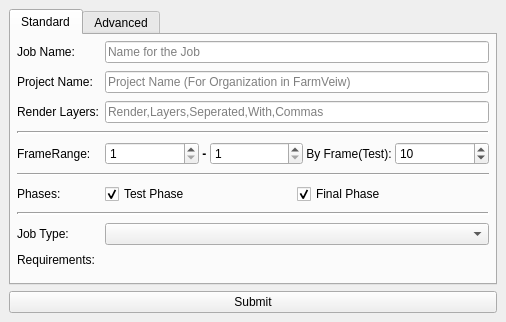
<?xml version="1.0" encoding="UTF-8"?>
<ui version="4.0">
 <class>MainWindow</class>
 <widget class="QMainWindow" name="MainWindow">
  <property name="geometry">
   <rect>
    <x>0</x>
    <y>0</y>
    <width>506</width>
    <height>320</height>
   </rect>
  </property>
  <property name="sizePolicy">
   <sizepolicy hsizetype="Fixed" vsizetype="Fixed">
    <horstretch>0</horstretch>
    <verstretch>0</verstretch>
   </sizepolicy>
  </property>
  <property name="windowTitle">
   <string>Submitter Main</string>
  </property>
  <widget class="QWidget" name="centralwidget">
   <property name="sizePolicy">
    <sizepolicy hsizetype="Minimum" vsizetype="Minimum">
     <horstretch>0</horstretch>
     <verstretch>0</verstretch>
    </sizepolicy>
   </property>
   <layout class="QVBoxLayout" name="verticalLayout">
    <item>
     <widget class="QTabWidget" name="tabWidget">
      <property name="currentIndex">
       <number>0</number>
      </property>
      <widget class="QWidget" name="standardTab">
       <property name="sizePolicy">
        <sizepolicy hsizetype="Expanding" vsizetype="Expanding">
         <horstretch>0</horstretch>
         <verstretch>0</verstretch>
        </sizepolicy>
       </property>
       <attribute name="title">
        <string>Standard</string>
       </attribute>
       <layout class="QFormLayout" name="formLayout">
        <property name="fieldGrowthPolicy">
         <enum>QFormLayout::AllNonFixedFieldsGrow</enum>
        </property>
        <property name="horizontalSpacing">
         <number>6</number>
        </property>
        <property name="verticalSpacing">
         <number>8</number>
        </property>
        <property name="margin">
         <number>6</number>
        </property>
        <item row="0" column="0">
         <widget class="QLabel" name="niceNameLabel">
          <property name="text">
           <string>Job Name:</string>
          </property>
          <property name="buddy">
           <cstring>niceNameLineEdit</cstring>
          </property>
         </widget>
        </item>
        <item row="0" column="1">
         <widget class="QLineEdit" name="niceNameLineEdit">
          <property name="text">
           <string/>
          </property>
          <property name="placeholderText">
           <string>Name for the Job</string>
          </property>
         </widget>
        </item>
        <item row="1" column="0">
         <widget class="QLabel" name="projectNameLabel">
          <property name="text">
           <string>Project Name:</string>
          </property>
         </widget>
        </item>
        <item row="1" column="1">
         <widget class="QLineEdit" name="projectNameLineEdit">
          <property name="placeholderText">
           <string>Project Name (For Organization in FarmVeiw)</string>
          </property>
         </widget>
        </item>
        <item row="2" column="0">
         <widget class="QLabel" name="renderLayersLabel">
          <property name="text">
           <string>Render Layers:</string>
          </property>
          <property name="buddy">
           <cstring>renderLayersLineEdit</cstring>
          </property>
         </widget>
        </item>
        <item row="2" column="1">
         <widget class="QLineEdit" name="renderLayersLineEdit">
          <property name="placeholderText">
           <string>Render,Layers,Seperated,With,Commas</string>
          </property>
         </widget>
        </item>
        <item row="4" column="0" colspan="2">
         <widget class="Line" name="line_2">
          <property name="lineWidth">
           <number>2</number>
          </property>
          <property name="orientation">
           <enum>Qt::Horizontal</enum>
          </property>
         </widget>
        </item>
        <item row="5" column="0">
         <widget class="QLabel" name="startFrameLabel">
          <property name="text">
           <string>FrameRange:</string>
          </property>
          <property name="buddy">
           <cstring>startSpinBox</cstring>
          </property>
         </widget>
        </item>
        <item row="5" column="1">
         <layout class="QGridLayout" name="gridLayout" columnstretch="1,0,0,0,0">
          <item row="0" column="3">
           <widget class="QLabel" name="label">
            <property name="text">
             <string> By Frame(Test): </string>
            </property>
           </widget>
          </item>
          <item row="0" column="0">
           <widget class="QSpinBox" name="startSpinBox">
            <property name="sizePolicy">
             <sizepolicy hsizetype="Minimum" vsizetype="Fixed">
              <horstretch>1</horstretch>
              <verstretch>0</verstretch>
             </sizepolicy>
            </property>
            <property name="accelerated">
             <bool>true</bool>
            </property>
            <property name="minimum">
             <number>1</number>
            </property>
            <property name="maximum">
             <number>99999</number>
            </property>
           </widget>
          </item>
          <item row="0" column="1">
           <widget class="QLabel" name="sepLabel">
            <property name="sizePolicy">
             <sizepolicy hsizetype="Minimum" vsizetype="Preferred">
              <horstretch>0</horstretch>
              <verstretch>0</verstretch>
             </sizepolicy>
            </property>
            <property name="font">
             <font>
              <weight>75</weight>
              <bold>true</bold>
             </font>
            </property>
            <property name="text">
             <string> - </string>
            </property>
            <property name="scaledContents">
             <bool>false</bool>
            </property>
            <property name="wordWrap">
             <bool>false</bool>
            </property>
           </widget>
          </item>
          <item row="0" column="4">
           <widget class="QSpinBox" name="testFramesSpinBox">
            <property name="sizePolicy">
             <sizepolicy hsizetype="Minimum" vsizetype="Fixed">
              <horstretch>1</horstretch>
              <verstretch>0</verstretch>
             </sizepolicy>
            </property>
            <property name="accelerated">
             <bool>true</bool>
            </property>
            <property name="minimum">
             <number>1</number>
            </property>
            <property name="maximum">
             <number>999</number>
            </property>
            <property name="value">
             <number>10</number>
            </property>
           </widget>
          </item>
          <item row="0" column="2">
           <widget class="QSpinBox" name="endSpinBox">
            <property name="sizePolicy">
             <sizepolicy hsizetype="Minimum" vsizetype="Fixed">
              <horstretch>1</horstretch>
              <verstretch>0</verstretch>
             </sizepolicy>
            </property>
            <property name="accelerated">
             <bool>true</bool>
            </property>
            <property name="minimum">
             <number>1</number>
            </property>
            <property name="maximum">
             <number>99999</number>
            </property>
           </widget>
          </item>
         </layout>
        </item>
        <item row="6" column="0" colspan="2">
         <widget class="Line" name="line_6">
          <property name="orientation">
           <enum>Qt::Horizontal</enum>
          </property>
         </widget>
        </item>
        <item row="7" column="0">
         <widget class="QLabel" name="phasesLabel">
          <property name="text">
           <string>Phases:</string>
          </property>
          <property name="buddy">
           <cstring>testCheckBox</cstring>
          </property>
         </widget>
        </item>
        <item row="7" column="1">
         <layout class="QHBoxLayout" name="phaseLayout">
          <item>
           <widget class="QCheckBox" name="testCheckBox">
            <property name="text">
             <string>Test Phase</string>
            </property>
            <property name="checked">
             <bool>true</bool>
            </property>
           </widget>
          </item>
          <item>
           <widget class="QCheckBox" name="finalCheckBox">
            <property name="text">
             <string>Final Phase</string>
            </property>
            <property name="checked">
             <bool>true</bool>
            </property>
           </widget>
          </item>
         </layout>
        </item>
        <item row="8" column="0" colspan="2">
         <widget class="Line" name="line_3">
          <property name="lineWidth">
           <number>2</number>
          </property>
          <property name="orientation">
           <enum>Qt::Horizontal</enum>
          </property>
         </widget>
        </item>
        <item row="9" column="0">
         <widget class="QLabel" name="jobTypeLabel">
          <property name="text">
           <string>Job Type:</string>
          </property>
         </widget>
        </item>
        <item row="10" column="0">
         <widget class="QLabel" name="requirementsLabel">
          <property name="text">
           <string>Requirements:</string>
          </property>
         </widget>
        </item>
        <item row="10" column="1">
         <layout class="QGridLayout" name="reqsGrid"/>
        </item>
        <item row="9" column="1">
         <widget class="QComboBox" name="jobTypeComboBox"/>
        </item>
       </layout>
      </widget>
      <widget class="QWidget" name="advancedTab">
       <attribute name="title">
        <string>Advanced</string>
       </attribute>
       <layout class="QFormLayout" name="formLayout_2">
        <property name="fieldGrowthPolicy">
         <enum>QFormLayout::AllNonFixedFieldsGrow</enum>
        </property>
        <item row="0" column="0">
         <widget class="QLabel" name="sceneLabel">
          <property name="text">
           <string>Scene:</string>
          </property>
         </widget>
        </item>
        <item row="0" column="1">
         <layout class="QGridLayout" name="sceneLayout">
          <item row="0" column="1">
           <widget class="QPushButton" name="sceneButton">
            <property name="text">
             <string>Browse</string>
            </property>
           </widget>
          </item>
          <item row="0" column="0">
           <widget class="QLineEdit" name="sceneLineEdit">
            <property name="placeholderText">
             <string>Scene File</string>
            </property>
           </widget>
          </item>
         </layout>
        </item>
        <item row="1" column="0">
         <widget class="QLabel" name="projLabel">
          <property name="text">
           <string>Maya Proj:</string>
          </property>
         </widget>
        </item>
        <item row="1" column="1">
         <layout class="QGridLayout" name="mayaProjLayout">
          <item row="0" column="1">
           <widget class="QPushButton" name="projButton">
            <property name="text">
             <string>Browse</string>
            </property>
           </widget>
          </item>
          <item row="0" column="0">
           <widget class="QLineEdit" name="projLineEdit">
            <property name="readOnly">
             <bool>false</bool>
            </property>
            <property name="placeholderText">
             <string>Project Directory</string>
            </property>
           </widget>
          </item>
         </layout>
        </item>
        <item row="2" column="0">
         <widget class="QLabel" name="startStatusLabel_2">
          <property name="text">
           <string>Start Status:</string>
          </property>
         </widget>
        </item>
        <item row="2" column="1">
         <layout class="QHBoxLayout" name="startStatusLayout">
          <item>
           <widget class="QRadioButton" name="startStatusRadioButton">
            <property name="text">
             <string>Ready</string>
            </property>
            <property name="checked">
             <bool>true</bool>
            </property>
           </widget>
          </item>
          <item>
           <widget class="QRadioButton" name="startStatusLabel">
            <property name="text">
             <string>Paused</string>
            </property>
           </widget>
          </item>
         </layout>
        </item>
        <item row="3" column="0" colspan="2">
         <widget class="Line" name="line">
          <property name="orientation">
           <enum>Qt::Horizontal</enum>
          </property>
         </widget>
        </item>
        <item row="5" column="0">
         <widget class="QLabel" name="priorityLabel">
          <property name="text">
           <string>Priority:</string>
          </property>
          <property name="buddy">
           <cstring>prioritySpinBox</cstring>
          </property>
         </widget>
        </item>
        <item row="5" column="1">
         <widget class="QSpinBox" name="prioritySpinBox">
          <property name="minimum">
           <number>-100</number>
          </property>
          <property name="maximum">
           <number>99999</number>
          </property>
          <property name="value">
           <number>50</number>
          </property>
         </widget>
        </item>
        <item row="7" column="0">
         <widget class="QLabel" name="executableLabel">
          <property name="text">
           <string>Executable:</string>
          </property>
         </widget>
        </item>
        <item row="7" column="1">
         <widget class="QComboBox" name="executableComboBox"/>
        </item>
        <item row="8" column="0">
         <widget class="QLabel" name="cmdLabel">
          <property name="text">
           <string>CMD:</string>
          </property>
         </widget>
        </item>
        <item row="8" column="1">
         <widget class="QLineEdit" name="cmdLineEdit">
          <property name="text">
           <string/>
          </property>
          <property name="placeholderText">
           <string>Anything entered here will be included in the CMD</string>
          </property>
         </widget>
        </item>
        <item row="9" column="1">
         <layout class="QHBoxLayout" name="horizontalLayout">
          <item>
           <widget class="QLabel" name="maxNodesP1Label">
            <property name="text">
             <string>Phase 01:</string>
            </property>
           </widget>
          </item>
          <item>
           <widget class="QSpinBox" name="maxNodesP1SpinBox">
            <property name="sizePolicy">
             <sizepolicy hsizetype="Minimum" vsizetype="Fixed">
              <horstretch>1</horstretch>
              <verstretch>0</verstretch>
             </sizepolicy>
            </property>
            <property name="maximum">
             <number>500</number>
            </property>
            <property name="value">
             <number>1</number>
            </property>
           </widget>
          </item>
          <item>
           <widget class="QLabel" name="maxNodesP2Label">
            <property name="text">
             <string>Phase 02:</string>
            </property>
           </widget>
          </item>
          <item>
           <widget class="QSpinBox" name="maxNodesP2SpinBox">
            <property name="enabled">
             <bool>true</bool>
            </property>
            <property name="sizePolicy">
             <sizepolicy hsizetype="Minimum" vsizetype="Fixed">
              <horstretch>1</horstretch>
              <verstretch>0</verstretch>
             </sizepolicy>
            </property>
            <property name="maximum">
             <number>500</number>
            </property>
            <property name="value">
             <number>0</number>
            </property>
           </widget>
          </item>
         </layout>
        </item>
        <item row="9" column="0">
         <widget class="QLabel" name="testNodesLabel">
          <property name="text">
           <string>Max Nodes:</string>
          </property>
         </widget>
        </item>
        <item row="6" column="0">
         <widget class="QLabel" name="timeoutLabel">
          <property name="text">
           <string>Timeout:</string>
          </property>
         </widget>
        </item>
        <item row="6" column="1">
         <widget class="QSpinBox" name="timeoutSpinbox">
          <property name="suffix">
           <string/>
          </property>
          <property name="maximum">
           <number>999</number>
          </property>
          <property name="value">
           <number>170</number>
          </property>
         </widget>
        </item>
       </layout>
      </widget>
     </widget>
    </item>
    <item>
     <widget class="QPushButton" name="submitButton">
      <property name="sizePolicy">
       <sizepolicy hsizetype="Minimum" vsizetype="Minimum">
        <horstretch>0</horstretch>
        <verstretch>0</verstretch>
       </sizepolicy>
      </property>
      <property name="text">
       <string>Submit</string>
      </property>
     </widget>
    </item>
   </layout>
  </widget>
 </widget>
 <tabstops>
  <tabstop>niceNameLineEdit</tabstop>
  <tabstop>projectNameLineEdit</tabstop>
  <tabstop>renderLayersLineEdit</tabstop>
  <tabstop>startSpinBox</tabstop>
  <tabstop>endSpinBox</tabstop>
  <tabstop>testFramesSpinBox</tabstop>
  <tabstop>testCheckBox</tabstop>
  <tabstop>finalCheckBox</tabstop>
  <tabstop>tabWidget</tabstop>
  <tabstop>sceneLineEdit</tabstop>
  <tabstop>sceneButton</tabstop>
  <tabstop>projLineEdit</tabstop>
  <tabstop>projButton</tabstop>
  <tabstop>startStatusRadioButton</tabstop>
  <tabstop>startStatusLabel</tabstop>
  <tabstop>prioritySpinBox</tabstop>
  <tabstop>timeoutSpinbox</tabstop>
  <tabstop>executableComboBox</tabstop>
  <tabstop>cmdLineEdit</tabstop>
  <tabstop>maxNodesP1SpinBox</tabstop>
  <tabstop>maxNodesP2SpinBox</tabstop>
  <tabstop>submitButton</tabstop>
 </tabstops>
 <resources/>
 <connections/>
</ui>
